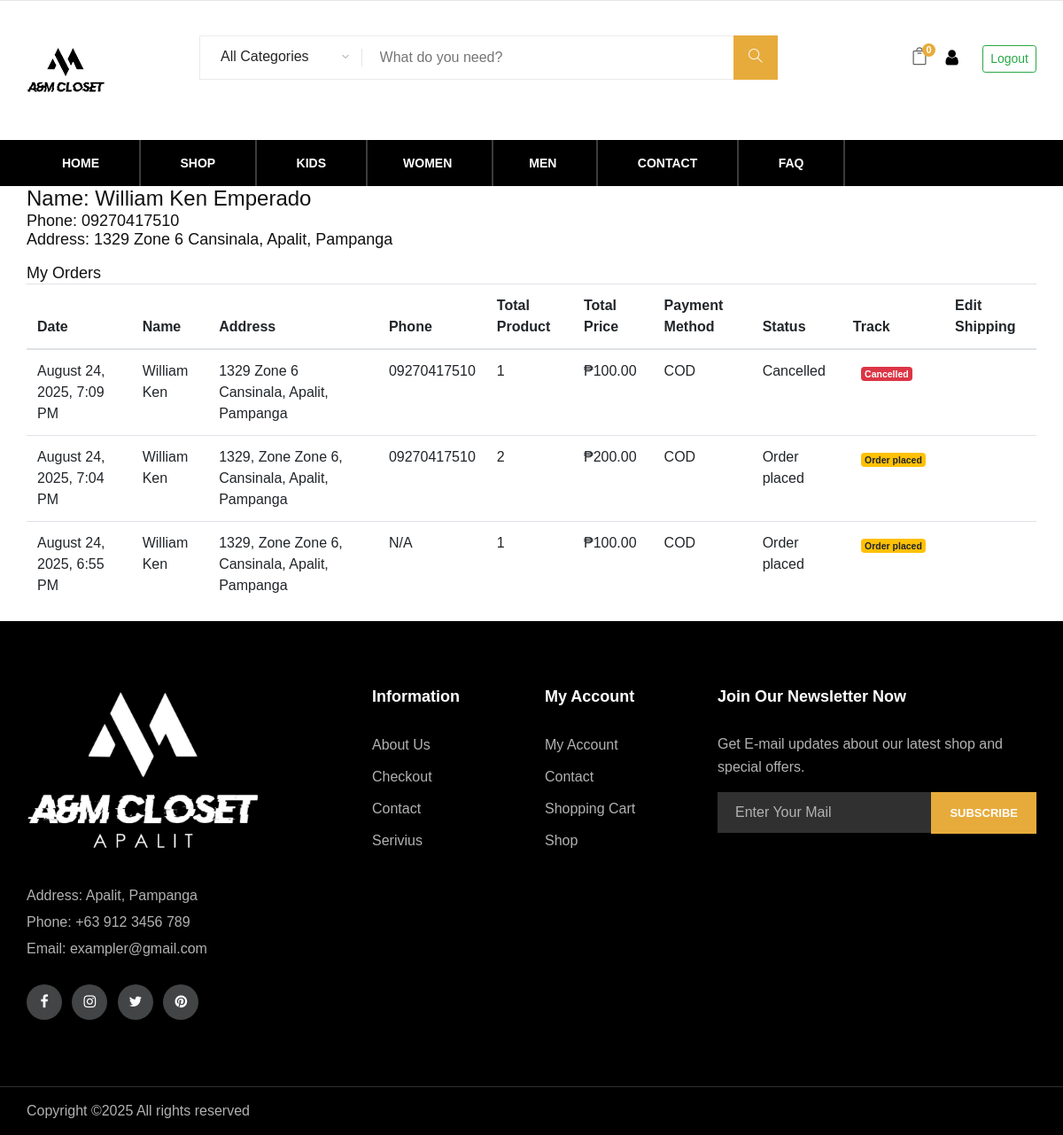
Before: /profile.php (signed in) with the older database file.
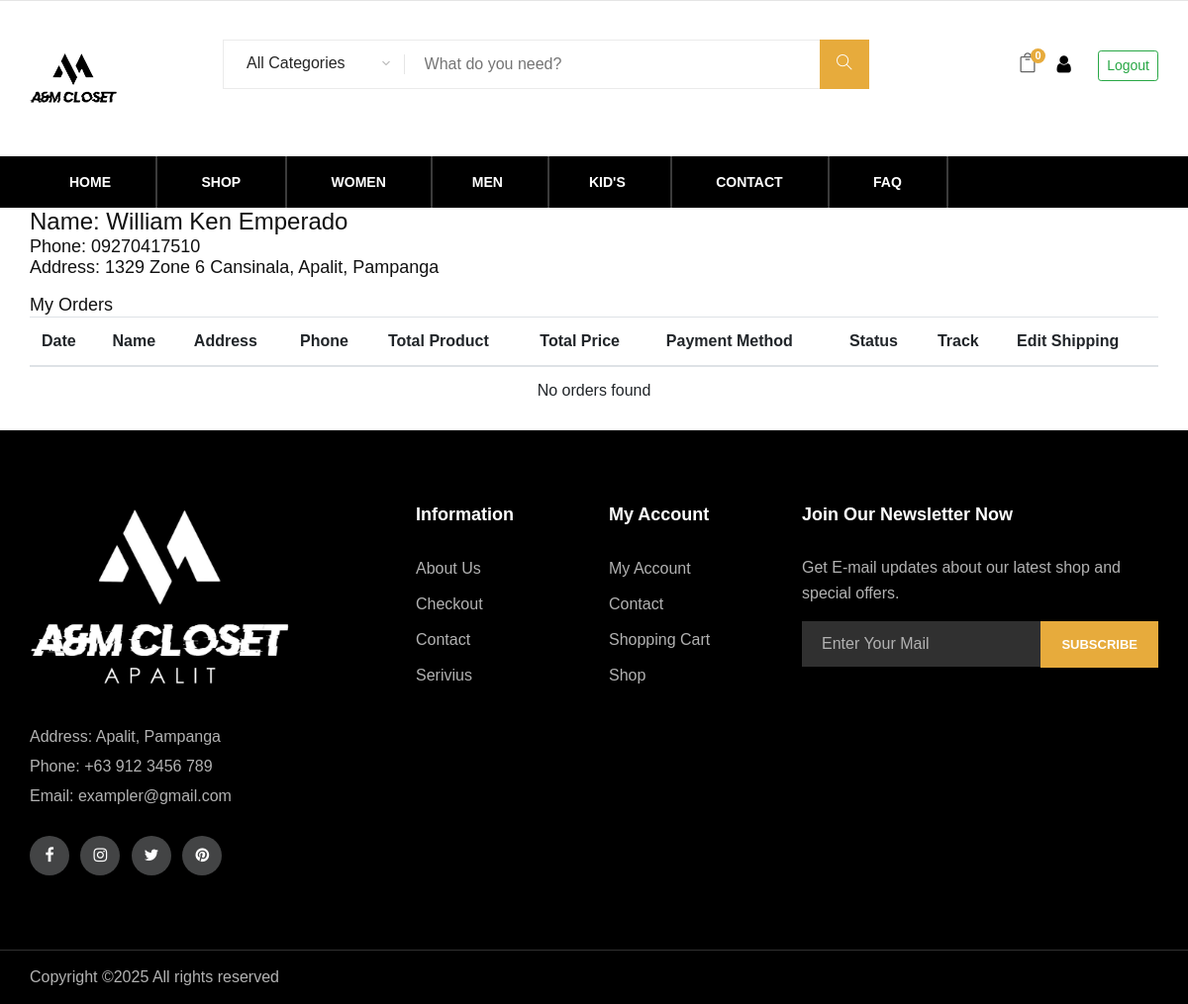
After: the same page with the newer database file.
### tables this page shows
CREATE TABLE `orders` (
  `o_id` int(11) NOT NULL,
  `user_id` int(11) NOT NULL,
  `name` varchar(100) NOT NULL,
  `address` varchar(255) NOT NULL,
  `phone` varchar(20) DEFAULT NULL,
  `payment_method` varchar(50) NOT NULL,
  `totalproduct` varchar(100) NOT NULL,
  `totalprice` decimal(10,2) NOT NULL,
  `status` enum('Pending','Processing','Shipped','OFD','Arriving','Completed','Cancelled') DEFAULT 'Pending',
  `status_updated_at` timestamp NULL DEFAULT NULL,
  `created_at` timestamp(6) NOT NULL DEFAULT current_timestamp(6)
);

### profile.php (the view, shortened to what the changed rows need)
<?php
include 'header.php';
include 'lib/connection.php';
$k = $_SESSION['userid'];
$sql = "SELECT *, DATE_FORMAT(created_at, '%Y-%m-%d %H:%i:%s') AS created_at_display FROM orders WHERE user_id='$k' ORDER BY created_at DESC";
$result = $conn->query($sql);
$status_label_map = [
  'Pending' => 'Order placed',
  'Processing' => 'Order is being processed',
  'Shipped' => 'Order shipped',
  'OFD' => 'Out for delivery',
  'Arriving' => 'Arriving',
  'Confirmed' => 'Order confirmed',
  'Completed' => 'Delivered',
  'Cancelled' => 'Cancelled'
];
?>
<!DOCTYPE html>
<html lang="en">
<head>
  <link rel="stylesheet" href="css/css.css" type="text/css">
</head>
<body>
<div class="container pendingbody">
  <table class="table">
    <thead>
      <tr>
        <th scope="col">Date</th>
        <th scope="col">Name</th>
        <th scope="col">Address</th>
        <th scope="col">Phone</th>
        <th scope="col">Total Product</th>
        <th scope="col">Total Price</th>
        <th scope="col">Payment Method</th>
        <th scope="col">Status</th>
        <th scope="col">Track</th>
        <th scope="col">Edit Shipping</th>
      </tr>
    </thead>
    <tbody>
    <?php
    if (mysqli_num_rows($result) > 0) {
        while ($row = mysqli_fetch_assoc($result)) {
            ?>
            <tr>
              <td>
                <?php
                $created_for_display = $row['created_at_display'] ?? $row['created_at'];
                if (!empty($created_for_display)) {
                  $date = new DateTime($created_for_display);
                  $date->setTimezone(new DateTimeZone('Asia/Manila'));
                  echo $date->format("F j, Y, g:i A");
                } else {
                  echo "N/A";
                }
                ?>
              </td>
              <td><?php echo htmlspecialchars($row["name"]); ?></td>
              <td>
                <?php
                  $order_address = $row["address"];
                  echo htmlspecialchars($order_address);
                ?>
              </td>
              <td>
                <?php
                  $order_phone = $row["phone"];
                  if (!empty($order_phone) && preg_match('/^[0-9]+$/', $order_phone) && strlen($order_phone) >= 7 && strlen($order_phone) <= 15) {
                    echo htmlspecialchars($order_phone);
                  } else {
                    echo "N/A";
                  }
                ?>
              </td>
              <td>
                <?php
                  $products = explode(',', $row["totalproduct"]);
                  $total_quantity = 0;
                  foreach ($products as $prod) {
                    if (preg_match('/\((\d+)\)/', $prod, $matches)) {
                      $total_quantity += (int)$matches[1];
                    }
                  }
                  echo htmlspecialchars($total_quantity);
                ?>
              </td>
              <td><?php echo "₱" . number_format($row["totalprice"], 2); ?></td>
              <td><?php echo htmlspecialchars($row["payment_method"]); ?></td>
        <td><?php echo htmlspecialchars($status_label_map[trim($row["status"]) ] ?? $row["status"]); ?></td>
              <td>
                <?php
                  $orderId = $row['id'] ?? $row['o_id'] ?? null;
                  $trackUrl = 'order_track.php?order_id=' . urlencode($orderId);
                  echo '<a href="' . htmlspecialchars($trackUrl) . '" class="btn btn-sm btn-outline" title="Track order #' . htmlspecialchars($orderId) . '">';
          $st = trim($row["status"]);
          $badgeText = $status_label_map[$st] ?? $st;
          $badgeClass = 'badge-info';
          if ($st === 'Pending' || $st === 'Processing') $badgeClass = 'badge-warning';
          if ($st === 'Cancelled') $badgeClass = 'badge-danger';
          echo "<span class='badge {$badgeClass}'>" . htmlspecialchars($badgeText) . "</span>";
                  echo '</a>';
                ?>
              </td>
              <td>
              </td>
            </tr>
            <?php
        }
    } else {
  echo "<tr><td colspan='10' class='text-center'>No orders found</td></tr>";
    }
    ?>
    </tbody>
  </table>
</div>
</body>
</html>
<?php include 'footer.php'; ?>

### header.php (shortened to what the changed rows need)
<?php
include "lib/connection.php";
$tags_sql = "SELECT DISTINCT tags FROM product WHERE tags != '' AND tags IS NOT NULL ORDER BY tags";
$tags_result = mysqli_query($conn, $tags_sql);
?>
<!DOCTYPE html>
<html lang="zxx">
<head>
    <link rel="stylesheet" href="css/css.css" type="text/css">
    <link rel="stylesheet" href="css/bootstrap.min.css" type="text/css">
    <link rel="stylesheet" href="css/font-awesome.min.css" type="text/css">
    <link rel="stylesheet" href="css/themify-icons.css" type="text/css">
    <link rel="stylesheet" href="css/elegant-icons.css" type="text/css">
    <link rel="stylesheet" href="css/owl.carousel.min.css" type="text/css">
    <link rel="stylesheet" href="css/nice-select.css" type="text/css">
    <link rel="stylesheet" href="css/jquery-ui.min.css" type="text/css">
    <link rel="stylesheet" href="css/slicknav.min.css" type="text/css">
    <link rel="stylesheet" href="css/style.css" type="text/css">
    <link rel="stylesheet" href="css/out-of-stock.css" type="text/css">
</head>
<body>
    <?php if (empty($hideHeader)): ?>
    <header class="header-section">
        <div class="nav-item">
            <div class="container">
                <nav class="nav-menu mobile-menu">
                    <?php
                        $current_page = basename($_SERVER['SCRIPT_NAME']);
                        $current_tag = isset($_GET['tags']) ? $_GET['tags'] : '';
                    ?>
                    <ul>
                        <?php
                        if ($tags_result && mysqli_num_rows($tags_result) > 0) {
                            $tags = [];
                            while ($tag_row = mysqli_fetch_assoc($tags_result)) {
                                $orig = $tag_row['tags'];
                                $display = ($orig === 'Kid') ? 'Kids' : $orig;
                                $tags[] = ['orig' => $orig, 'display' => $display];
                            }
                            $preferred = ['Kids', 'Women', 'Men'];
                            $seenDisplays = [];
                            foreach ($preferred as $p) {
                                foreach ($tags as $t) {
                                    if (!in_array($t['display'], $seenDisplays, true) && strcasecmp($t['display'], $p) === 0) {
                                        $isActive = ($current_page === 'Others.php' && $current_tag === $t['orig']);
                                        echo '<li' . ($isActive ? ' class="active"' : '') . '><a href="Others.php?tags=' . urlencode($t['orig']) . '">' . htmlspecialchars($t['display']) . '</a></li>';
                                        $seenDisplays[] = $t['display'];
                                    }
                                }
                            }
                            $remaining = [];
                            foreach ($tags as $t) {
                                if (!in_array($t['display'], $seenDisplays, true)) {
                                    $remaining[$t['display']] = $t['orig'];
                                }
                            }
                            if (!empty($remaining)) {
                                ksort($remaining, SORT_NATURAL | SORT_FLAG_CASE);
                                foreach ($remaining as $display => $orig) {
                                    $isActive = ($current_page === 'Others.php' && $current_tag === $orig);
                                    echo '<li' . ($isActive ? ' class="active"' : '') . '><a href="Others.php?tags=' . urlencode($orig) . '">' . htmlspecialchars($display) . '</a></li>';
                                }
                            }
                        }
                        ?>
                    </ul>
                </nav>
            </div>
        </div>
    </header>
   <?php endif; ?>
</body>
</html>

Changed rows visible on the page:
removed orders: format "August 24, 2025, 7:09 PM", name "William Ken", address "1329 Zone 6 Cansinala, Apalit, Pampanga", phone "09270417510", total_quantity "1", totalprice "100.00", payment_method "COD", status "Cancelled"
removed orders: format "August 24, 2025, 7:04 PM", name "William Ken", address "1329, Zone Zone 6, Cansinala, Apalit, Pampanga", phone "09270417510", total_quantity "2", totalprice "200.00", payment_method "COD", status "Order placed"
removed orders: format "August 24, 2025, 6:55 PM", name "William Ken", address "1329, Zone Zone 6, Cansinala, Apalit, Pampanga", shows "N/A", total_quantity "1", totalprice "100.00", payment_method "COD", status "Order placed"
Other visible differences:
list line gone: "KIDS"
new list line: "WOMEN"
list line gone: "WOMEN"
new list line: "MEN"
new list line: "KID'S"
text now shown: "No orders found"
list line gone: "MEN"
